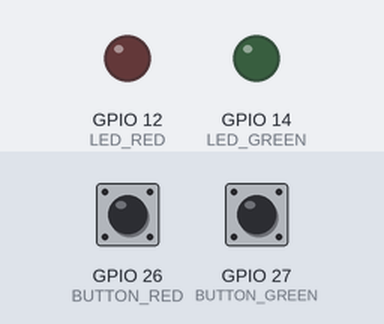
This sketch was run on a simulated ESP32. On the bench: output pins drawn as LEDs (lit = HIGH). Dashed ring = blinking. The inputs (shaded band) are chosen by the test bench; at power-on: GPIO 26 (BUTTON_RED) HIGH, GPIO 27 (BUTTON_GREEN) HIGH. WiFi joins after 1.5 s; servers stay silent unless stated; uploads are accepted with an empty reply; what the sketch prints to the serial monitor is not drawn.

Above: at 2.7 s.
2.8 s: GPIO 26 (BUTTON_RED) pulled LOW for 0.15 s
At 3.15 s:
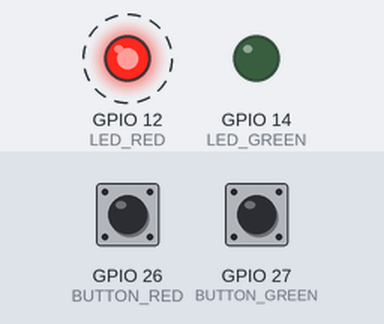
Timing chart, 0 to 5.8 s (numbered marks = the images above; inputs shaded):
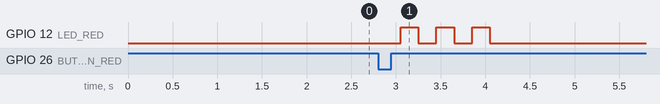

The sketch:

sketchExercicio.ino
```cpp
#include <WiFi.h>
#include <HTTPClient.h>
#include <ArduinoJson.h>

const char* SSID        = "Wokwi-GUEST";
const char* PASSWORD    = "";
const char* URL_ENTRADA = "SUA_URL_AQUI/entrada"; //URL é alterada conforme cloudFlare é iniciado
const char* URL_SAIDA   = "SUA_URL_AQUI/saida"; //URL é alterada conforme cloudFlare é iniciado

const int LED_RED      = 12;
const int LED_GREEN    = 14;
const int BUTTON_RED   = 26;
const int BUTTON_GREEN = 27;

const unsigned long DEBOUNCE_DELAY = 50;
const unsigned long LED_DURATION   = 2000;

unsigned long lastDebounceRed   = 0;
unsigned long lastDebounceGreen = 0;
unsigned long ledRedTimer       = 0;
unsigned long ledGreenTimer     = 0;

bool ledRedActive    = false;
bool ledGreenActive  = false;
bool lastStableRed   = HIGH;
bool lastStableGreen = HIGH;
int  lastRawRed      = HIGH;
int  lastRawGreen    = HIGH;

void setup() {
  pinMode(LED_RED,      OUTPUT);
  pinMode(LED_GREEN,    OUTPUT);
  pinMode(BUTTON_RED,   INPUT_PULLUP);
  pinMode(BUTTON_GREEN, INPUT_PULLUP);
  Serial.begin(9600);
  conectarWifi();
}

void conectarWifi() {
  WiFi.begin(SSID, PASSWORD);
  Serial.print("Conectando ao Wi-Fi");
  while (WiFi.status() != WL_CONNECTED) {
    delay(500);
    Serial.print(".");
  }
  Serial.println("\nWi-Fi conectado! IP: " + WiFi.localIP().toString());
}

bool enviarEvento(const char* url) {
  if (WiFi.status() != WL_CONNECTED) {
    conectarWifi();
    return false;
  }

  HTTPClient http;
  http.begin(url);
  http.addHeader("Content-Type", "application/json");
  http.setTimeout(3000);

  int httpCode = http.POST("{}");

  if (httpCode != 200) {
    Serial.print("Erro HTTP: ");
    Serial.println(httpCode);
    http.end();
    return false;
  }

  String resposta = http.getString();
  http.end();

  StaticJsonDocument<128> doc;
  if (deserializeJson(doc, resposta)) return false;

  bool permitido = doc["permitido"];
  Serial.println(permitido ? "Permitido: SIM" : "Permitido: NAO");
  Serial.print("Total: ");
  Serial.println((int)doc["total"]);

  return permitido;
}

void loop() {
  unsigned long now = millis();
  int rawRed   = digitalRead(BUTTON_RED);
  int rawGreen = digitalRead(BUTTON_GREEN);

  // Botão ENTRADA
  if (rawGreen != lastRawGreen) lastDebounceGreen = now;
  if ((now - lastDebounceGreen) > DEBOUNCE_DELAY) {
    if (rawGreen != lastStableGreen) {
      lastStableGreen = rawGreen;
      if (lastStableGreen == LOW) {
        bool permitido = enviarEvento(URL_ENTRADA);
        if (permitido) {
          digitalWrite(LED_RED, LOW);
          ledRedActive = false;
          digitalWrite(LED_GREEN, HIGH);
          ledGreenTimer  = now;
          ledGreenActive = true;
        } else {
          for (int i = 0; i < 3; i++) {
            digitalWrite(LED_RED, HIGH); delay(200);
            digitalWrite(LED_RED, LOW);  delay(200);
          }
        }
      }
    }
  }
  lastRawGreen = rawGreen;

  // Botão SAÍDA
  if (rawRed != lastRawRed) lastDebounceRed = now;
  if ((now - lastDebounceRed) > DEBOUNCE_DELAY) {
    if (rawRed != lastStableRed) {
      lastStableRed = rawRed;
      if (lastStableRed == LOW) {
        bool permitido = enviarEvento(URL_SAIDA);
        if (permitido) {
          digitalWrite(LED_GREEN, LOW);
          ledGreenActive = false;
          digitalWrite(LED_RED, HIGH);
          ledRedTimer  = now;
          ledRedActive = true;
        } else {
          for (int i = 0; i < 3; i++) {
            digitalWrite(LED_RED, HIGH); delay(200);
            digitalWrite(LED_RED, LOW);  delay(200);
          }
        }
      }
    }
  }
  lastRawRed = rawRed;

  // Desliga LEDs após 2s
  if (ledGreenActive && (now - ledGreenTimer) >= LED_DURATION) {
    digitalWrite(LED_GREEN, LOW);
    ledGreenActive = false;
  }
  if (ledRedActive && (now - ledRedTimer) >= LED_DURATION) {
    digitalWrite(LED_RED, LOW);
    ledRedActive = false;
  }
}
```

Measured:
- after the input at 2.8 s, GPIO 12 (LED_RED): alternates HIGH for 0.20 s and LOW for 0.20 s, 6 changes in all, then stays LOW, starting after 0.25 s
